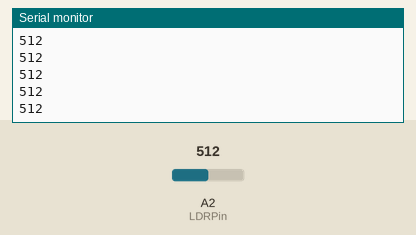
Recording of a sketch running on a simulated Arduino Uno, built with avr-gcc and run on an emulated ATmega328P. Parts: the last lines printed to the serial monitor. Inputs (shaded band) come from the test bench; at power-on: A2 (LDRPin) = 512.

Above: at 1.2 s.
1.3 s: A2 (LDRPin) set to 716
At 2.0 s:
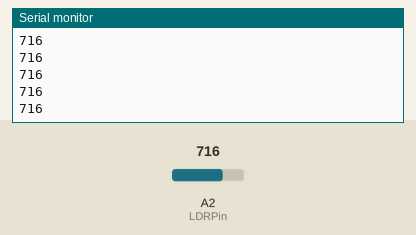
2.8 s: A2 (LDRPin) set to 900
At 3.9 s:
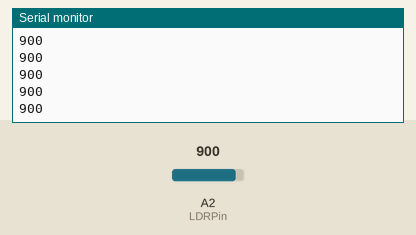
Timing chart, 0 to 5.8 s (numbered marks = the images above; inputs shaded):
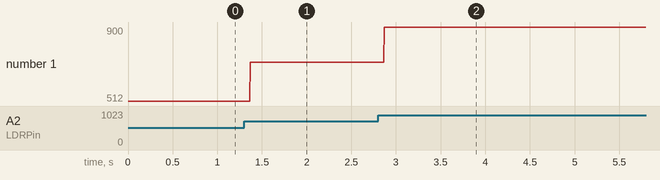

The sketch:

codigo.ino
```cpp
const int LDRPin = A2;

void setup()
{

pinMode(LDRPin, INPUT);
Serial.begin(9600);
}

void loop()
{
  int value = analogRead(LDRPin);
  Serial.println(value);

}
```

Measured:
- after the input at 1.3 s, the serial monitor: prints a new line after 0.07 s (image 1)
- after the input at 2.8 s, the serial monitor: prints a new line after 0.07 s (image 2)
- plotted number 1: 512 → 716 after the input at 1.3 s, 716 → 900 after the input at 2.8 s
